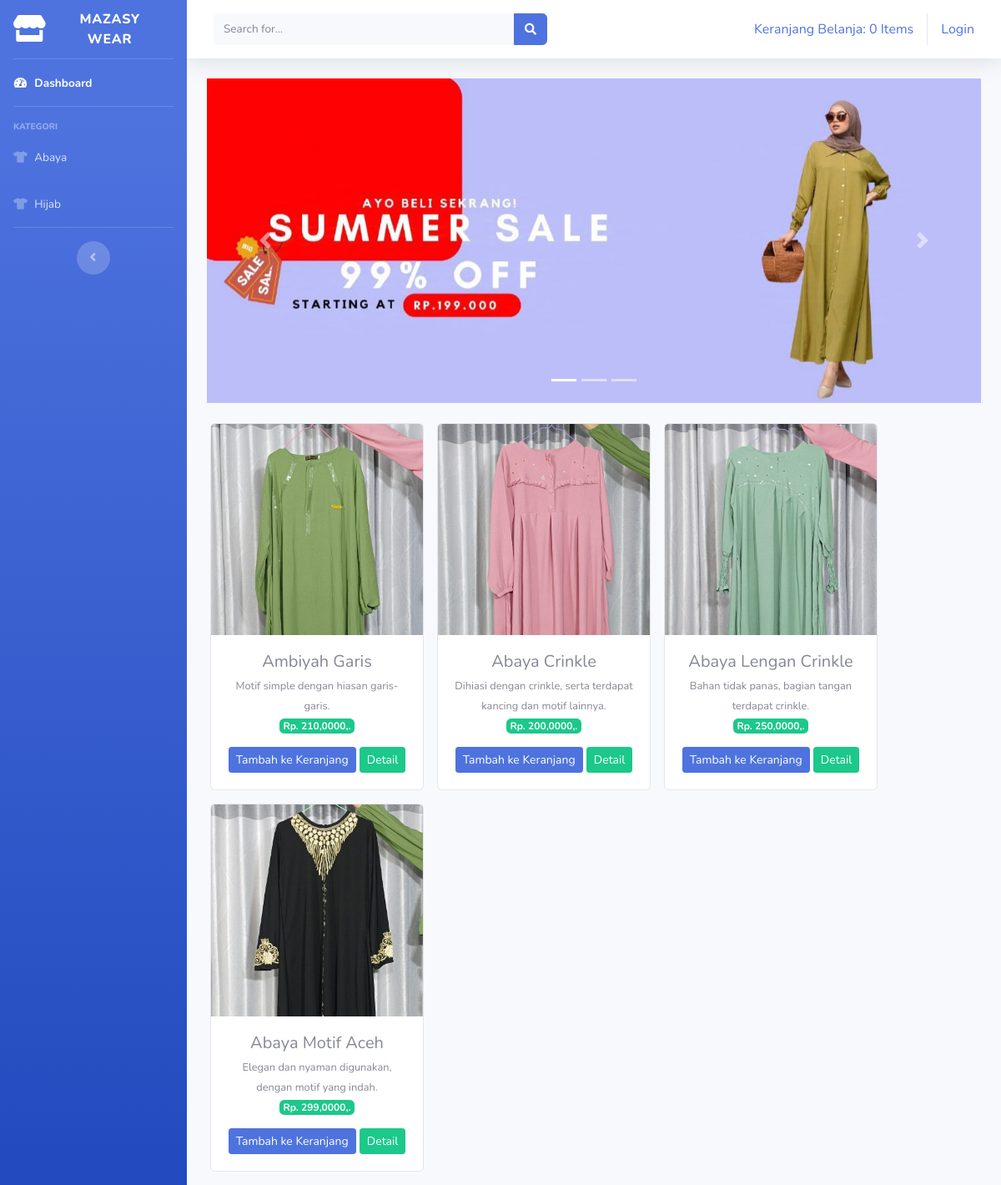
Screenshot of /index.php/kategori/abaya with the database file from the repository.
### tables this page shows
CREATE TABLE `tb_barang` (
  `id_brg` int(11) NOT NULL,
  `nama_brg` varchar(120) NOT NULL,
  `keterangan` varchar(220) NOT NULL,
  `kategori` varchar(60) NOT NULL,
  `harga` int(11) NOT NULL,
  `stok` int(4) NOT NULL,
  `gambar` text NOT NULL
);

### application/controllers/kategori.php (called while the page is built, shortened)
<?php
class Kategori extends CI_Controller{
    public function abaya()
    {
        $data['abaya'] = $this->model_kategori->data_abaya()->result();
        $this->load->view('templates/header');
        $this->load->view('templates/sidebar');
        $this->load->view('abaya', $data);
        $this->load->view('templates/footer');
    }
}

### index.php (called while the page is built, shortened)
<?php
require_once BASEPATH.'core/CodeIgniter.php';

### application/models/model_kategori.php (called while the page is built, shortened)
<?php
class Model_kategori extends CI_Model{
    public function data_abaya()
    {
        return $this->db->get_where('tb_barang', array('kategori' => 'abaya'));
    }
}

### application/views/abaya.php (the view, shortened to what this page needs)
<div class="container-fluid">
<div id="carouselExampleIndicators" class="carousel slide" data-ride="carousel" data-interval="3000">
    <ol class="carousel-indicators">
        <li data-target="#carouselExampleIndicators" data-slide-to="0" class="active"></li>
        <li data-target="#carouselExampleIndicators" data-slide-to="1"></li>
        <li data-target="#carouselExampleIndicators" data-slide-to="2"></li>
    </ol>
    <div class="carousel-inner">
        <div class="carousel-item active">
            <img src="<?php echo base_url('assets/img/slider1.jpg') ?>" class="d-block w-100" alt="...">
        </div>
    </div>
    <a class="carousel-control-prev" href="#carouselExampleIndicators" role="button" data-slide="prev">
        <span class="carousel-control-prev-icon" aria-hidden="true"></span>
    </a>
    <a class="carousel-control-next" href="#carouselExampleIndicators" role="button" data-slide="next">
        <span class="carousel-control-next-icon" aria-hidden="true"></span>
    </a>
</div>
    <div class="row text-center mt-4">
        <?php foreach ($abaya as $brg) : ?>
            <div class="card ml-3 mb-3" style="width: 16rem;">
                <img src="<?php echo base_url(). '/uploads/'.$brg->gambar ?>" class="card-img-top" alt="...">
                <div class="card-body">
                    <h5 class="card-title mb-1"><?php echo $brg->nama_brg ?></h5>
                    <small><?php echo $brg->keterangan ?></small><br>
                    <span class="badge badge-success mb-3">Rp. <?php echo number_format($brg->harga), 0,',','.' ?></span>
                    <?php echo anchor('dashboard/tambah_ke_keranjang/'.$brg->id_brg, '<div class="btn btn-sm btn-primary">Tambah ke Keranjang</div>') ?>
                    <?php echo anchor('dashboard/detail/'.$brg->id_brg, '<div class="btn btn-sm btn-success">Detail</div>') ?>
                </div>
                </div>
        <?php endforeach; ?>
    </div>
</div>

### rows the page displays
tb_barang: gambar (picture), nama_brg "Ambiyah Garis", keterangan "Motif simple dengan hiasan garis-garis.", harga "210,000", id_brg "Tambah ke Keranjang", id_brg "Detail"
tb_barang: gambar (picture), nama_brg "Abaya Crinkle", keterangan "Dihiasi dengan crinkle, serta terdapat kancing dan motif lainnya.", harga "200,000", id_brg "Tambah ke Keranjang", id_brg "Detail"
tb_barang: gambar (picture), nama_brg "Abaya Lengan Crinkle", keterangan "Bahan tidak panas, bagian tangan terdapat crinkle.", harga "250,000", id_brg "Tambah ke Keranjang", id_brg "Detail"
tb_barang: gambar (picture), nama_brg "Abaya Motif Aceh", keterangan "Elegan dan nyaman digunakan, dengan motif yang indah.", harga "299,000", id_brg "Tambah ke Keranjang", id_brg "Detail"

### other values shown
anchor('dashboard/detail_keranjang', $keranjang) "Keranjang Belanja: 0 Items"
anchor('auth/login', 'Login') "Login"
